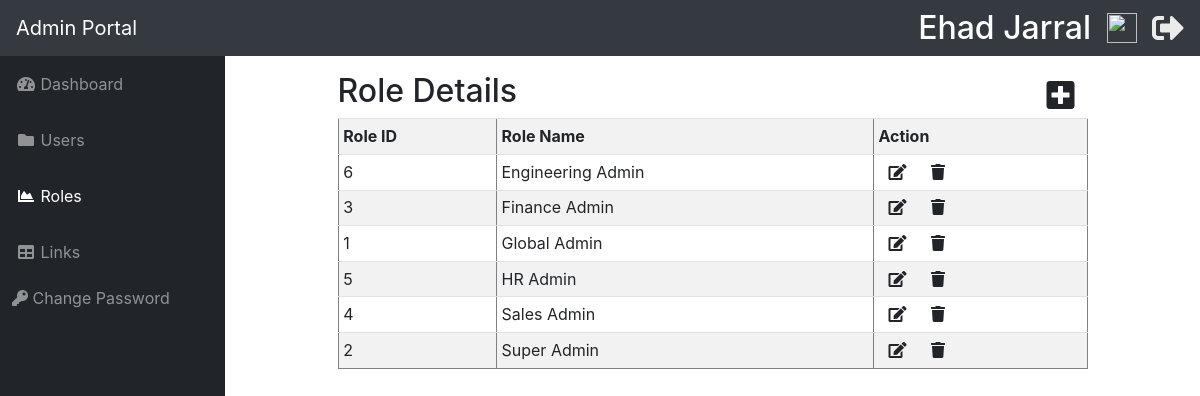
Page /roledata.php (signed in) on the committed database.
### tables this page shows
CREATE TABLE `roles` (
  `roles_id` int(11) NOT NULL,
  `roles_name` varchar(45) DEFAULT NULL
);

### controller/roles.controller.php (called while the page is built, shortened)
<?php
class RolesController{
    static public function ctrShowRoles($item, $value){
        $table = "roles";
        $request = ModelRoles::modShowRoles($table, $item, $value);
        return $request;
    }
}
?>

### model/connection.php (called while the page is built)
<?php
class Connection{
    static public function connector(){
        $link = new PDO("mysql:host=remotemysql.com;dbname=wD0qWw5vgI","wD0qWw5vgI","T4tcWrKTnX");
        $link -> exec("set names utf8");
        return $link;
    }
}

### model/roles.model.php (called while the page is built, shortened)
<?php
require_once "connection.php";
class ModelRoles{
    static public function modShowRoles($table,$item,$value)
    {
        if($item != null){
            $stmt =  Connection::connector()->prepare("SELECT * FROM $table WHERE $item = :$item");
            $stmt -> bindParam(":".$item, $value, PDO::PARAM_STR);
            $stmt -> execute();
            return $stmt -> fetch();
        }
        else{
            $stmt =  Connection::connector()->prepare("SELECT * FROM $table");
            $stmt -> execute();
            return $stmt -> fetchAll();
        }
    }
}
?>

### view/modules/roles.php (the view, shortened to what this page needs)
<link rel='stylesheet' type='text/css' href='view/modules/vendor/4351/sb-admin.min.css'>
<link rel='stylesheet' type='text/css' href='view/modules/vendor/fontawesome-free/css/all.min.css'>
<link rel="stylesheet" href="https://stackpath.bootstrapcdn.com/bootstrap/4.2.1/css/bootstrap.min.css">
<body id="page-top">
  <nav class="navbar navbar-expand navbar-dark bg-dark static-top">
    <a class="navbar-brand mr-1" href="index.php">Admin Portal</a>
    <h2 style='color: white;' class="d-none d-md-inline-block form-inline ml-auto mr-0 mr-md-3 my-2 my-md-0">
      <?php echo $_SESSION["first_name"]; echo ' '; echo $_SESSION["last_name"]; ?>
    </h2>
    <div class="navbar-nav ml-auto ml-md-0">
      <img width=30 src="https://image.flaticon.com/icons/svg/172/172163.svg" alt="">
    </div>
      <div>
          <a href="../../logout.php"><i style="font-size: 2em; color:rgba(255,255,255,0.9);margin-left: 15px;" class="fas fa-sign-out-alt"></i></a>
      </div>
  </nav>
  <div id="wrapper">
    <ul class="sidebar navbar-nav">
      <li class="nav-item ">
        <a class="nav-link" href="../../index.php">
          <i class="fas fa-fw fa-tachometer-alt"></i>
          <span>Dashboard</span>
        </a>
      </li>
      <?php
          if (isset($_SESSION["roles_id"]) && $_SESSION["roles_id"]=="2")
          {
          ?>
      <li class="nav-item ">
        <a class="nav-link" href=../userdata.php> <i class="fas fa-fw fa-folder"></i>
          <span>Users</span>
        </a>
      </li>
      <li class="nav-item active">
        <a class="nav-link" href=../roledata.php> <i class="fas fa-fw fa-chart-area"></i>
          <span>Roles</span></a>
      </li>
      <li class="nav-item">
        <a class="nav-link" href="../../linkdata.php">
          <i class="fas fa-fw fa-table"></i>
          <span>Links</span></a>
      </li>
      <?php
          }
          ?>
        <li class="nav-item">
            <button style="background-color:transparent;border: none;color: rgba(255,255,255,.5);"
                    class="btn btn-primary editbtn1 btn-hov" data-toggle="modal" data-target="#editmodal1">
                <i class="fas fa-key"></i>
                <span>Change Password</span>
            </button>
        </li>
    </ul>
    <div id="content-wrapper">
      <div class="container-fluid" style='text-align: center; width: 80%;'>
        <table class='table table-striped table-sm' border="1" align="center" style="line-height:25px;">
          <tr>
            <th>Role ID</th>
            <th>Role Name</th>
            <th>Action</th>
          </tr>
          <?php
                $item = null;
                $value = null;
                $roles= RolesController::ctrShowRoles($item, $value);
                foreach($roles as $key => $value) {
                    ?>
          <tr>
            <td><?php echo $value["roles_id"]; ?></td>
            <td><?php echo $value["roles_name"]; ?></td>
            <td>
                <i  style='cursor: pointer; margin: 0 10px;' class='fas fa-edit editbtn' data-toggle="modal" data-target="#editmodal"></i>
                <i  style='cursor: pointer; margin: 0 10px;' class='fas fa-trash deletebtn' data-toggle="modal" data-target="#deletemodal"></i>
            </td>
          </tr>
          <?php
                }
                ?>
                <div class="">
                  <h2 style='float: left;'>Role Details</h2>
                  <button style='float: right;' type="button" class="btn btn-default addbttn" data-toggle="modal" data-target="#addmodal">
                    <i style='font-size: 2em;'class='fas fa-plus-square'></i>
                  </button>
                </div>
        </table>
      </div>
    </div>
  </div>
</body>

### rows in the picture
roles: roles_id "6", roles_name "Engineering Admin"
roles: roles_id "3", roles_name "Finance Admin"
roles: roles_id "1", roles_name "Global Admin"
roles: roles_id "5", roles_name "HR Admin"
roles: roles_id "4", roles_name "Sales Admin"
roles: roles_id "2", roles_name "Super Admin"

### other values in the picture
$_SESSION["first_name"] "Ehad"
$_SESSION["last_name"] "Jarral"
